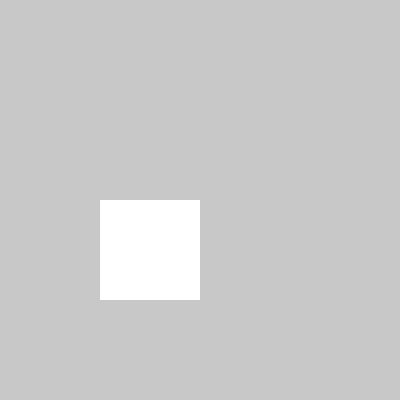
Frame 1 (no input)
Frame 60 (no input): identical to frame 1, image omitted
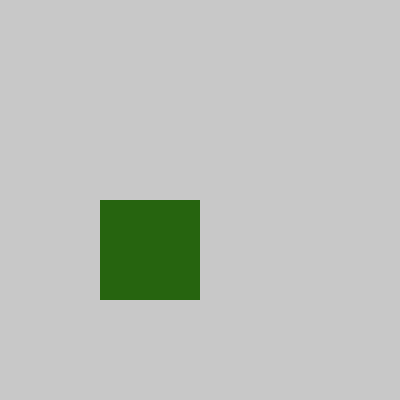
Frame 120 (the mouse pressed at the canvas centre since frame 60)

The p5.js sketch that drew these frames (run headless with seeded random() and noise() and a simulated clock; from frame 60 on, the mouse is pressed at the canvas centre):

// p5.js sketch
// ── sketch.js
function setup() {
  createCanvas(400, 400);
  background(200);
}

function draw() {
  noStroke();
  fill(255);
  if (mouseX >= 100 && mouseX <= 200 && mouseY >= 200 && mouseY <= 300) {
    fill(random(255), random(255), random(255));
  }
  rect(100, 200, 100, 100);
}
